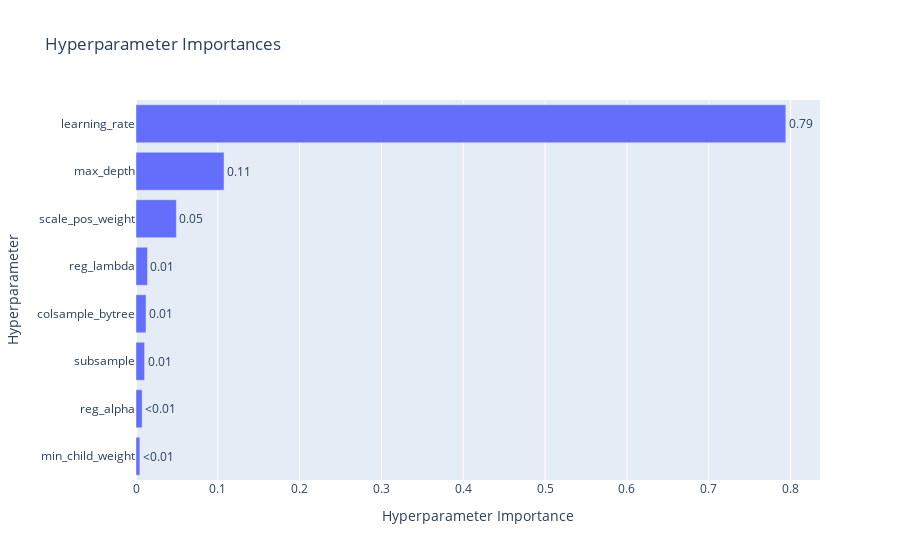

Write notebook code for a chart like this one.
### Code cell
optuna.visualization.plot_param_importances(study_lgbm)

### Figure 1 — Plotly figure (JSON) as saved in the notebook; plotly's stock layout.template omitted (floating-point values rounded to 4 significant figures)
{"data": [{"cliponaxis": false, "hovertemplate": ["min_child_weight (IntDistribution): 0.00471758533969272<extra></extra>", "reg_alpha (FloatDistribution): 0.007509106478029238<extra></extra>", "subsample (FloatDistribution): 0.010482389071771295<extra></extra>", "colsample_bytree (FloatDistribution): 0.012221873193624696<extra></extra>", "reg_lambda (FloatDistribution): 0.014029546660759293<extra></extra>", "scale_pos_weight (IntDistribution): 0.04938324029560067<extra></extra>", "max_depth (IntDistribution): 0.1075750273746525<extra></extra>", "learning_rate (FloatDistribution): 0.7940812315858693<extra></extra>"], "name": "Objective Value", "orientation": "h", "text": ["<0.01", "<0.01", "0.01", "0.01", "0.01", "0.05", "0.11", "0.79"], "textposition": "outside", "type": "bar", "x": [0.004718, 0.007509, 0.01048, 0.01222, 0.01403, 0.04938, 0.1076, 0.7941], "y": ["min_child_weight", "reg_alpha", "subsample", "colsample_bytree", "reg_lambda", "scale_pos_weight", "max_depth", "learning_rate"]}], "layout": {"title": {"text": "Hyperparameter Importances"}, "xaxis": {"title": {"text": "Hyperparameter Importance"}}, "yaxis": {"title": {"text": "Hyperparameter"}}}}
